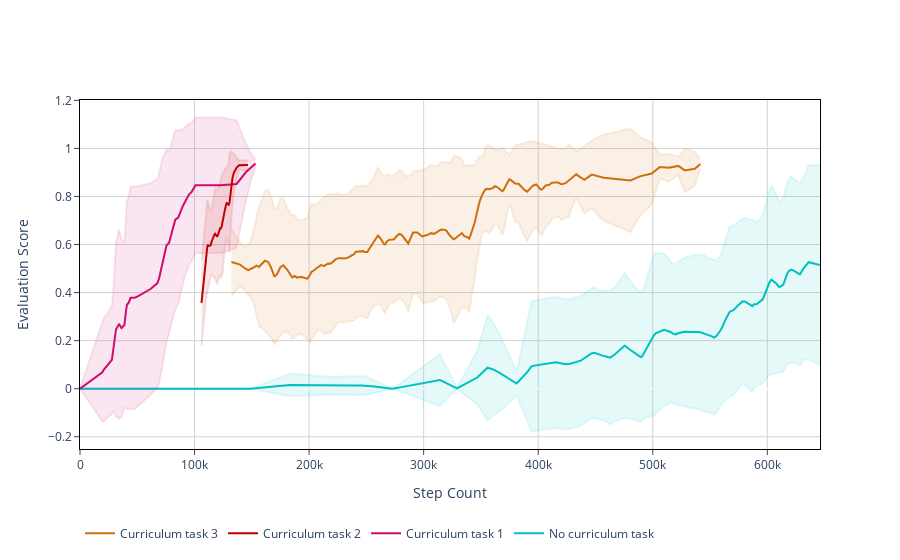

Notebook source saved alongside this figure:
### Code cell
vis.plot_trajectories(
    [ppo_stats_nocurr, ppo_stats_curr],
    time_domain='steps',
    show_std=True,
)
